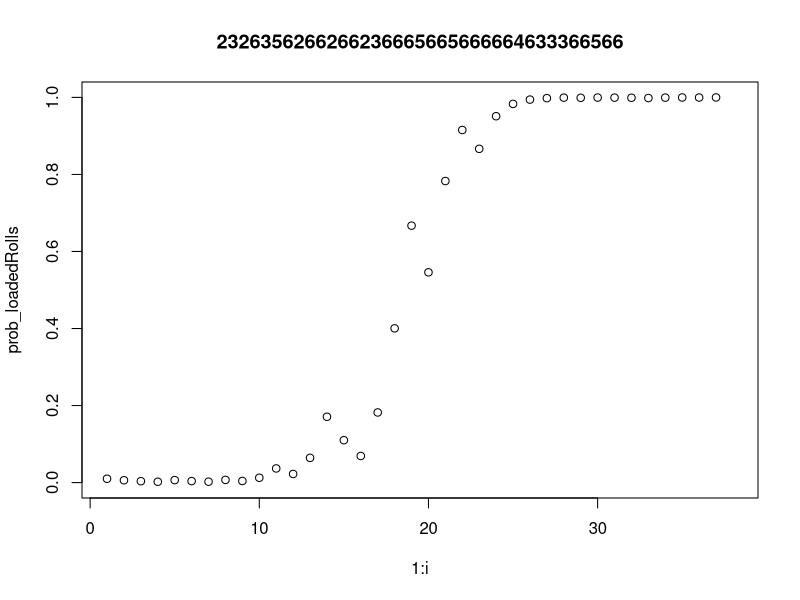

Source code (R):
## ---- chunk 1
knitr::opts_chunk$set(echo = TRUE)
## ---- chunk 2
likely_givenLoaded <- c( 0.1,0.1,0.1,0.1,0.1,0.5)
likely_givenNotLoaded<- c(1/6,1/6,1/6,1/6,1/6,1/6)
prob_ofLoaded <-  c(0.01,0.99)
## ---- chunk 3
data<-c(2,3,2,6,3,5,6,2,6,6,2,6,6,2,3,6,6,6,5,6,6,5,6,6,6,6,6,4,6,3,3,3,6,6,5,6,6)
data
## ---- chunk 4
prob_loadedRolls <- vector();
titleStr <- ""
for( i in 1:length(data))
{
  prob_loadedRolls[i] <- prob_ofLoaded[1];
  
  denom <- prob_ofLoaded[1] * likely_givenLoaded[data[i]] + prob_ofLoaded[2] * likely_givenNotLoaded[data[i]];
  prob_ofLoaded[1] <- prob_ofLoaded[1] * likely_givenLoaded[data[i]] / denom;
  prob_ofLoaded[2] = prob_ofLoaded[2] * likely_givenNotLoaded[data[i]] / denom
  
  titleStr <- paste(titleStr,data[i],sep="")
}
plot(1:i,prob_loadedRolls, main = titleStr,ylim=c(0,1),xlim=c(1,length(data)+1))
## ---- chunk 5
number_ofRolls <- vector();

for (i in 1:50){
  c <- 0 
  prob_ofLoaded <-  c(0.01,0.99)  
  while (TRUE){
    x <- sample(c(1:6),size=1,replace = TRUE,prob = c(0.1,0.1,0.1,0.1,0.1,0.5)); 
  
    denom <- prob_ofLoaded[1] * likely_givenLoaded[x] + prob_ofLoaded[2] * likely_givenNotLoaded[x]; 
    prob_ofLoaded[1] = prob_ofLoaded[1] * likely_givenLoaded[x] / denom;
    prob_ofLoaded[2] = prob_ofLoaded[2] * likely_givenNotLoaded[x] / denom;
    c <- c+1
  
    if (prob_ofLoaded[1] >= 0.99999){
      number_ofRolls[i] <- c 
      break
    }
  }
}

mean_rolls = mean(number_ofRolls)
## ---- chunk 6
prob_hasDisease = c(0.001, 0.999)
pos_testDisease = c(0.91, 0.09)
pos_testNoDisease = c(0.16, 0.84)
num_tests_pos_res = 0

for(i in 1:10000){
  res = ((pos_testDisease[1] ** i) * prob_hasDisease[1])/(((pos_testDisease[1] ** i) * prob_hasDisease[1]) + ((pos_testDisease[2] ** i) * prob_hasDisease[2]))
  
  if(res > 0.9999){
    num_tests_pos_res = i
    break
  }
  
}

## ---- chunk 7
prob_hasDisease = c(0.001, 0.999)
pos_testDisease = c(0.91, 0.09)
pos_testNoDisease = c(0.16, 0.84)
num_tests_neg_res = 0

for(i in 1:10000){
  res1 = ((pos_testNoDisease[1] ** i) * prob_hasDisease[1])/(((pos_testNoDisease[1] ** i) * prob_hasDisease[1]) + ((pos_testNoDisease[2] ** i) * prob_hasDisease[2]))
  
  if(res1 < 0.0001){
    num_tests_neg_res = i
    break
  }
}

## ---- chunk 8
patients = 1000000

num_posTests = ((0.91*0.001) + (0.999*0.16)) * patients

num_negTests = ((0.09*0.001) + (0.999*0.84)) * patients

total_tests = (num_posTests * num_tests_pos_res) + (num_negTests * num_tests_neg_res)
total_tests_nosci = format(total_tests, scientific = FALSE)
## ---- chunk 9
prob_hasDisease = c(0.001, 0.999)
pos_testDisease = c(0.96, 0.04)
pos_testNoDisease = c(0.05, 0.95)
num_tests_pos_res1 = 0
num_tests_neg_res1 = 0

for(i in 1:10000){
  res2 = ((pos_testDisease[1] ** i) * prob_hasDisease[1])/(((pos_testDisease[1] ** i) * prob_hasDisease[1]) + ((pos_testDisease[2] ** i) * prob_hasDisease[2]))
  
  if(res2 > 0.9999){
    num_tests_pos_res1 = i
    break
  }
}

for(i in 1:10000){
  res3 = ((pos_testNoDisease[1] ** i) * prob_hasDisease[1])/(((pos_testNoDisease[1] ** i) * prob_hasDisease[1]) + ((pos_testNoDisease[2] ** i) * prob_hasDisease[2]))
  
  if(res3 < 0.0001){
    num_tests_neg_res1 = i
    break
  }
}
## ---- chunk 10
patients = 1000000

num_posTests_new = ((0.96*0.001) + (0.999*0.05)) * patients

num_negTests_new = ((0.04*0.001) + (0.999*0.95)) * patients

total_tests_new = (num_posTests_new * num_tests_pos_res1) + (num_negTests_new * num_tests_neg_res1)

total_tests_new_nosci = format(total_tests_new, scientific = FALSE)

total_saved_switch = total_tests/total_tests_new
round_totalsaved = round(total_saved_switch, digits = 2)
